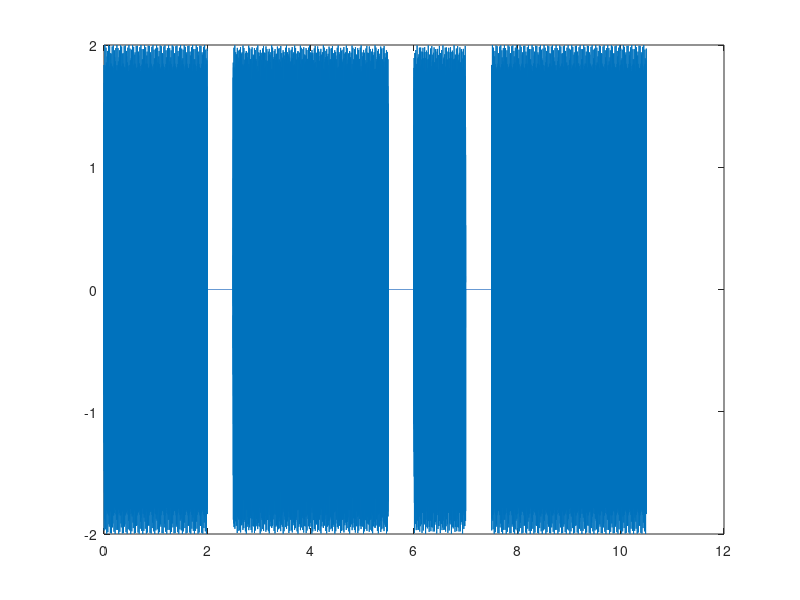
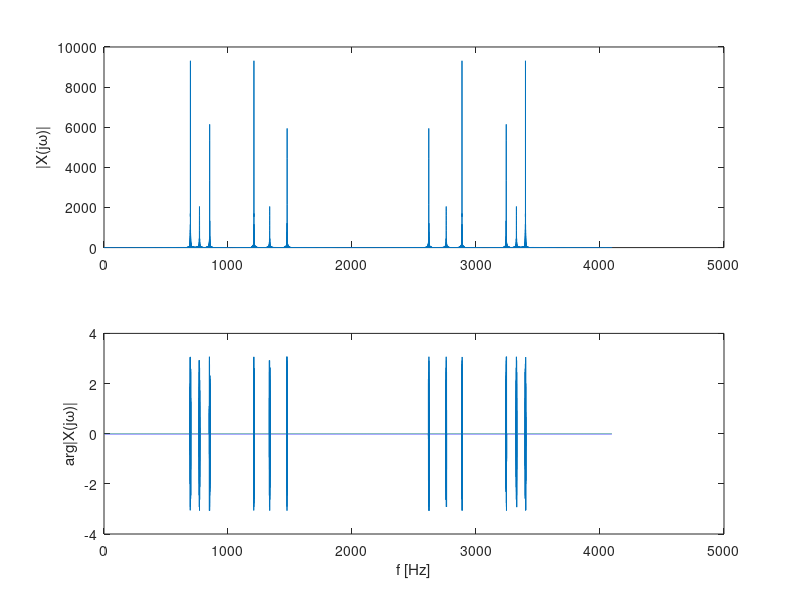

The MATLAB script that drew these images, in order:
close all;

% wczytywanie danych
x = load('sygnalDtmf.dat');

% parametry sygnalu
fs = 4096;
ts = 1/fs;
% wektor czasu
t = (0 : length(x) - 1) * ts;
% wyswietlanie sygnalu
plot(t, x);

% ------------------------------------
% miejsce na dodatkowe zmienne
N = length(x);
X = fft(x);
fv = (0:N-1)/(N*ts);
mod = abs(X);
ang = angle(X);
ang(2*mod/N < 0.01) = 0; 
figure()
subplot(2, 1, 1)
plot(fv, mod)
ylabel('|X(j\omega)|')
subplot(2, 1, 2)
plot(fv, ang)
xlabel('f [Hz]')
ylabel('arg|X(j\omega)|')

% koniec
% ------------------------------------

% dlugosc okna - prosze dobrac optymalna wartosc
Nw = 2048;
% przesuwajace sie okno o dlugosci Nw
for i = 1 : length(x) - Nw + 1
    % aktualnie rozpatrywany wycinek sygnalu
    curx = x(i : i + Nw - 1);

    % ------------------------------------
    % tutaj powinien sie znalezc kod rozpoznajacy przycisk
    
    
    
    % koniec
    % ------------------------------------
end

